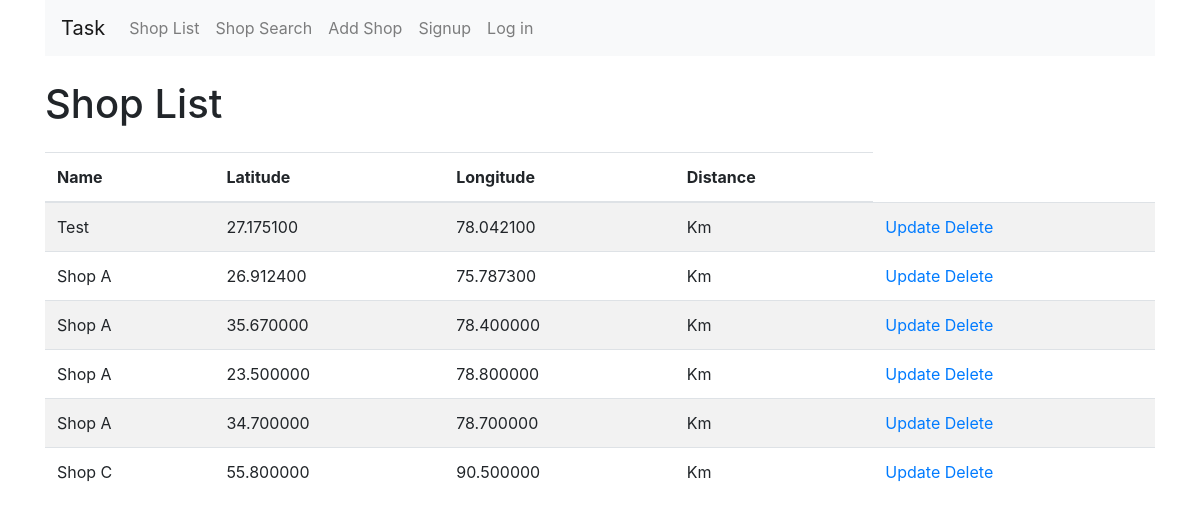
Before: / with the older database file.
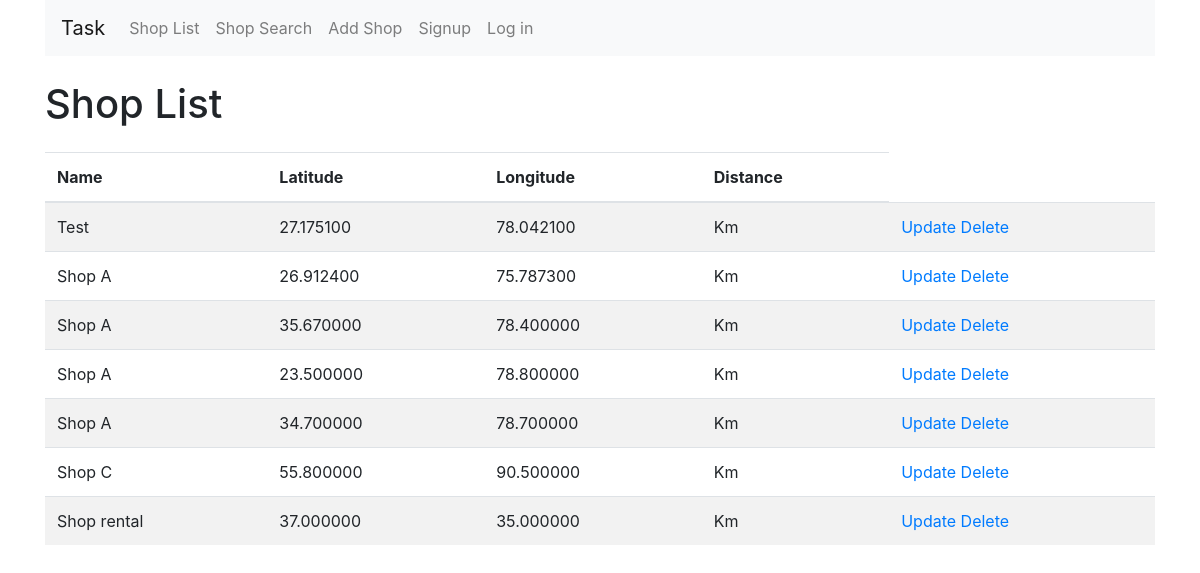
After: the same page with the newer database file.
### shop/models.py (models this page shows, shortened)
class Shop(models.Model):
    name = models.CharField(max_length=100)
    latitude = models.DecimalField(max_digits=9, decimal_places=6)
    longitude = models.DecimalField(max_digits=9, decimal_places=6)
    user = models.ForeignKey(settings.AUTH_USER_MODEL, blank=True, null=True, on_delete=models.CASCADE)

### shop/views.py (the view, shortened to what this page needs)
# urls.py: path('', views.shop_list, name='shop_list'),
def shop_list(request):
    shops = Shop.objects.all()
    user_latitude = request.GET.get('lat')
    user_longitude = request.GET.get('lng')
    for shop in shops:
        if user_latitude is not None and user_longitude is not None:
            shop.distance = calculate_distance(user_latitude, user_longitude, shop.latitude, shop.longitude)
        else:
            shop.distance = None  # Set distance as None if user's location is not available
    return render(request, 'list.html', {'shops': shops})

### templates/list.html (shortened to what this page needs)
{% extends 'base.html' %}
{% block content %}
<div>
  <h1 class="mt-4">Shop List</h1>
  <table class="table table-striped mt-4">
    <thead>
      <tr>
        <th>Name</th>
        <th>Latitude</th>
        <th>Longitude</th>
        <th>Distance</th>
      </tr>
    </thead>
    <tbody>
      {% for shop in shops %}
        <tr>
          <td>{{ shop.name }}</td>
          <td>{{ shop.latitude }}</td>
          <td>{{ shop.longitude }}</td>
          <td>{{ shop.distance|floatformat:2 }} Km</td>
          {% if user.is_authenticated and shop.user == user %}
            <td>
              <a href="{% url 'shop_update' shop.pk %}">Update</a>
              <a href="{% url 'shop_delete' shop.pk %}">Delete</a>
            </td>
          {% else %}
          <td>
            <a href="">Update</a>
            <a href="">Delete</a>
          </td>
          {% endif %}
        </tr>
      {% endfor %}
    </tbody>
  </table>
</div>
{% endblock content %}

Changed rows visible on the page:
added Shop: name "Shop rental", latitude "37.000000", longitude "35.000000"
